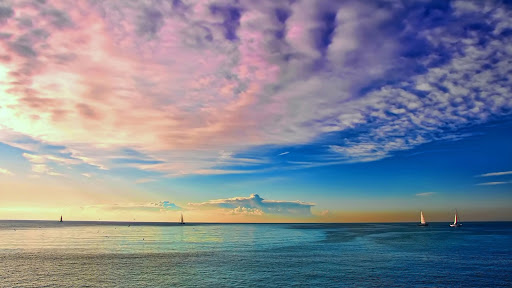
#> input picture 0728/test1.jpg, 512 x 288 px
$ python canny2.py
#> lines starting #> are read from the running program, lines starting #| are printed output that depends on the picture

import cv2
import numpy as np
from matplotlib import pyplot as plt
def nothing(x):
    pass

img = cv2.imread('test1.jpg', 0)
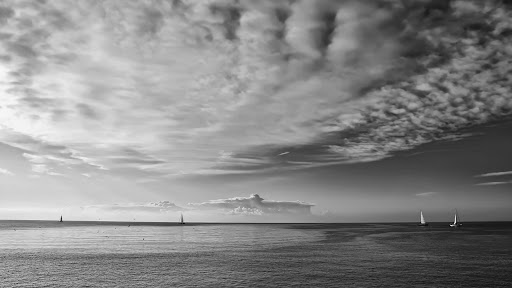
#> img: shape (288, 512); min 0, max 249, mean 135.5
cv2.namedWindow('image')
cv2.createTrackbar('min','image',0,255,nothing)
cv2.createTrackbar('max','image',0,255,nothing)
cv2.imshow('image',img)
while(True):
    min = cv2.getTrackbarPos('min','image')
    max = cv2.getTrackbarPos('max','image')
    edges = cv2.Canny(img, min, max)
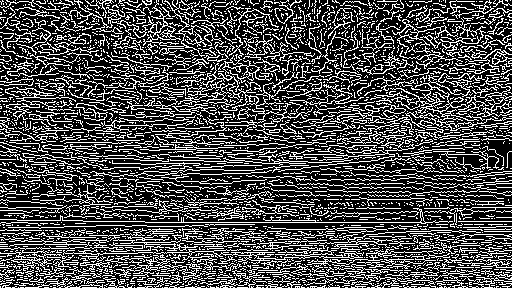
#> edges: shape (288, 512); 30% white in thin lines or dots
    cv2.imshow('canny',edges)
    if cv2.waitKey(1) == 27:
#> (key Esc is pressed here)
        break
cv2.destroyAllWindows()
